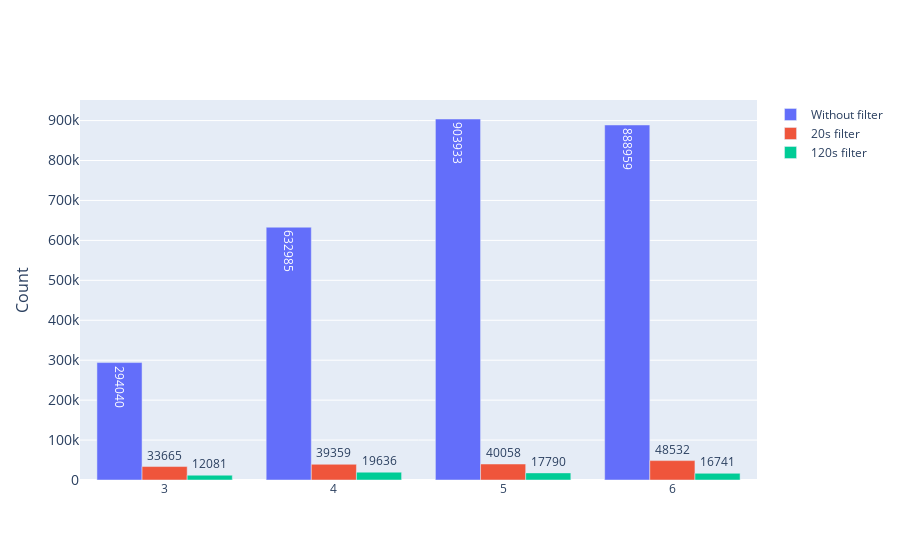
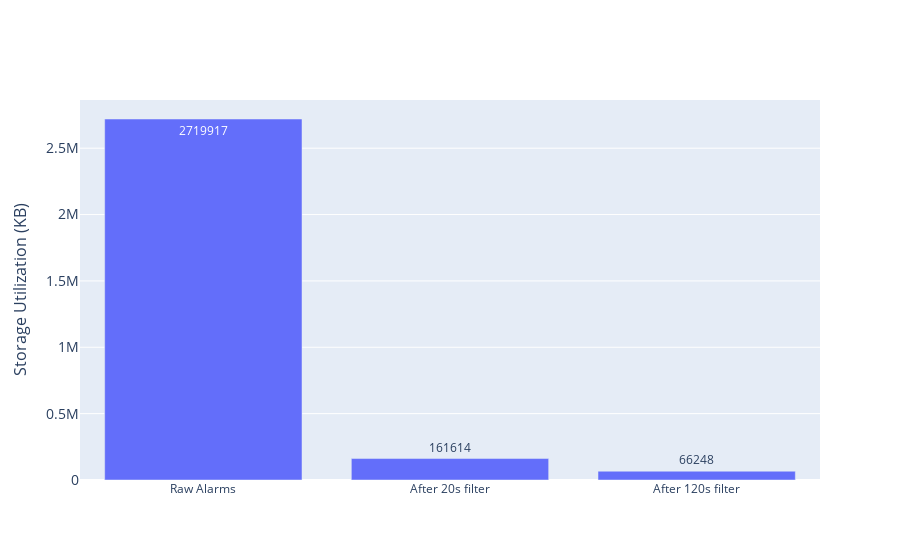

The notebook cell these images were saved under, in order:
### Markdown cell above
# Section 1: Removing Chattering from Alarms Data

### use case=> Bandwidht and Storage Reduction

Retention period.

Suppose that on average each alarm takes roughly 1KB of sotorage space.

### Code cell
def removeShortDurationAlarms(df, duration_filters=[20,120]):
    df_f1 = df[df["TimeDelta"]>duration_filters[0]] # keep the alarms whose duration is larger than the filter
    df_f2 = df[df["TimeDelta"]>duration_filters[1]]
    
    
    d = df["Month"].value_counts()
    mcounts = [t for t in sorted(d.items(), key= lambda arg: arg[0])]
    trace1 = go.Bar(name='Without filter',x=[t[0] for t in mcounts], y= [t[1] for t in mcounts ],  text=[t[1] for t in mcounts],  textposition='auto')

    
    d = df_f1["Month"].value_counts()
    mcounts = [t for t in sorted(d.items(), key= lambda arg: arg[0])]
    trace2 = go.Bar(name='{}s filter'.format(duration_filters[0]),x=[t[0] for t in mcounts], y= [t[1] for t in mcounts ],  text=[t[1] for t in mcounts],  textposition='auto')
    
    d = df_f2["Month"].value_counts()
    mcounts = [t for t in sorted(d.items(), key= lambda arg: arg[0])]
    trace3 = go.Bar(name="{}s filter".format(duration_filters[1]),x=[t[0] for t in mcounts], y= [t[1] for t in mcounts ],  text=[t[1] for t in mcounts],  textposition='auto')
        
    
    fig = go.Figure()
    fig.add_trace(trace1)
    fig.add_trace(trace2)
    fig.add_trace(trace3)
    fig.update_layout(barmode='group', yaxis=dict(
        title='Count',
        titlefont_size=16,
        tickfont_size=14,
    ))
    fig.show()
    

def storageAnalysis(df,duration_filters=[20,120]):
    df_f1 = df[df["TimeDelta"]>duration_filters[0]] # keep the alarms whose duration is larger than the filter
    df_f2 = df[df["TimeDelta"]>duration_filters[1]]
    
    x_axis = ["Raw Alarms", "After {}s filter".format(duration_filters[0]),"After {}s filter".format(duration_filters[1])]
    y_axis = [df.shape[0], df_f1.shape[0],df_f2.shape[0]]
    
    trace = go.Bar(x=x_axis, y=y_axis, text=y_axis,  textposition='auto')
        
    
    fig = go.Figure()
    fig.add_trace(trace)
    fig.update_layout(yaxis=dict(
        title='Storage Utilization (KB)',
        titlefont_size=16,
        tickfont_size=14,
    ))
    fig.show()
               
               
#     print(">>Total # of alarms after applying {}s filter  {}".format(duration_filters[0],df1.shape[0]))
#     print(">>Total # of alarms after applying {}s filter  {}".format(duration_filters[1],df1.shape[0]))
    

removeShortDurationAlarms(df_main_alarms)
storageAnalysis(df_main_alarms)

### Figure 1 — Plotly figure (JSON) as saved in the notebook; plotly's stock layout.template omitted (floating-point values rounded to 4 significant figures)
{"data": [{"name": "Without filter", "text": ["294040", "632985", "903933", "888959"], "textposition": "auto", "type": "bar", "x": [3, 4, 5, 6], "y": [294040, 632985, 903933, 888959]}, {"name": "20s filter", "text": ["33665", "39359", "40058", "48532"], "textposition": "auto", "type": "bar", "x": [3, 4, 5, 6], "y": [33665, 39359, 40058, 48532]}, {"name": "120s filter", "text": ["12081", "19636", "17790", "16741"], "textposition": "auto", "type": "bar", "x": [3, 4, 5, 6], "y": [12081, 19636, 17790, 16741]}], "layout": {"autosize": true, "barmode": "group", "xaxis": {"autorange": true, "range": [2.5, 6.5], "type": "linear"}, "yaxis": {"autorange": true, "range": [0, 951500.0], "tickfont": {"size": 14}, "title": {"font": {"size": 16}, "text": "Count"}, "type": "linear"}}}

### Figure 2 — Plotly figure (JSON) as saved in the notebook; plotly's stock layout.template omitted (floating-point values rounded to 4 significant figures)
{"data": [{"text": ["2719917", "161614", "66248"], "textposition": "auto", "type": "bar", "x": ["Raw Alarms", "After 20s filter", "After 120s filter"], "y": [2719917, 161614, 66248]}], "layout": {"autosize": true, "xaxis": {"autorange": true, "range": [-0.5, 2.5], "type": "category"}, "yaxis": {"autorange": true, "range": [0, 2863000.0], "tickfont": {"size": 14}, "title": {"font": {"size": 16}, "text": "Storage Utilization (KB)"}, "type": "linear"}}}
